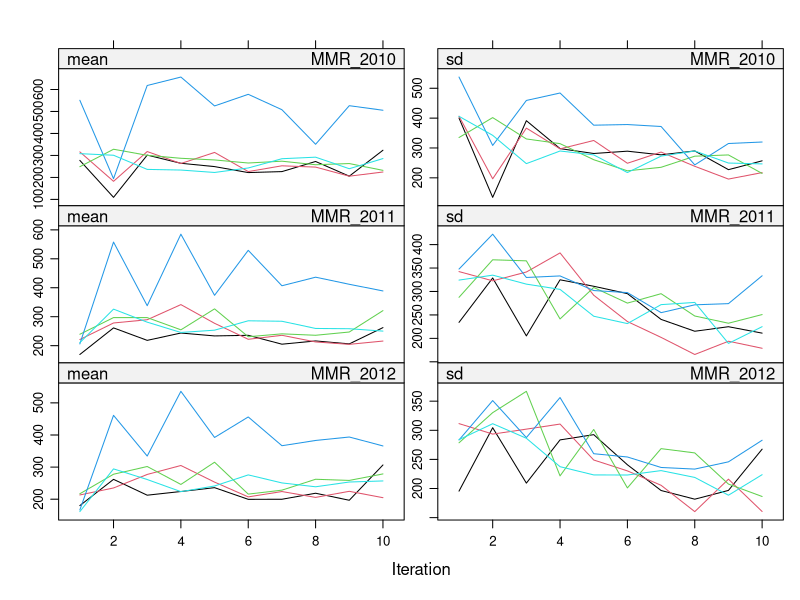
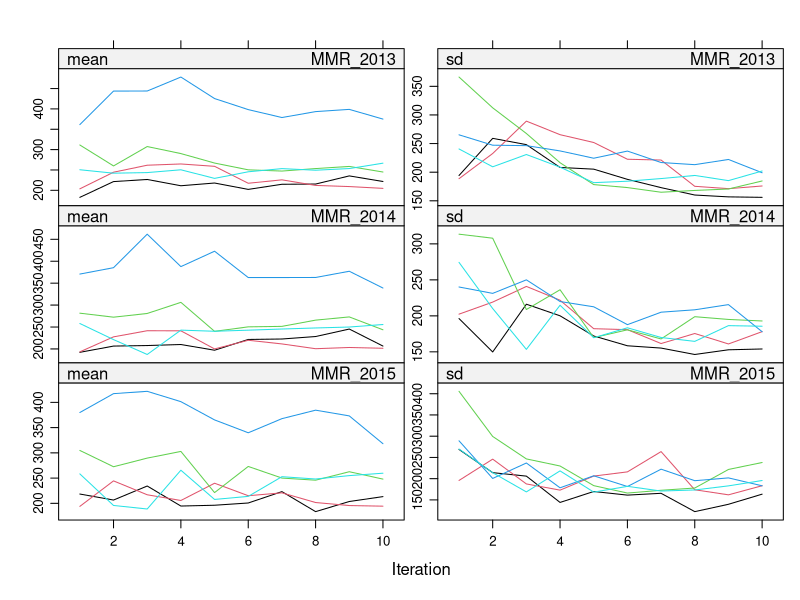
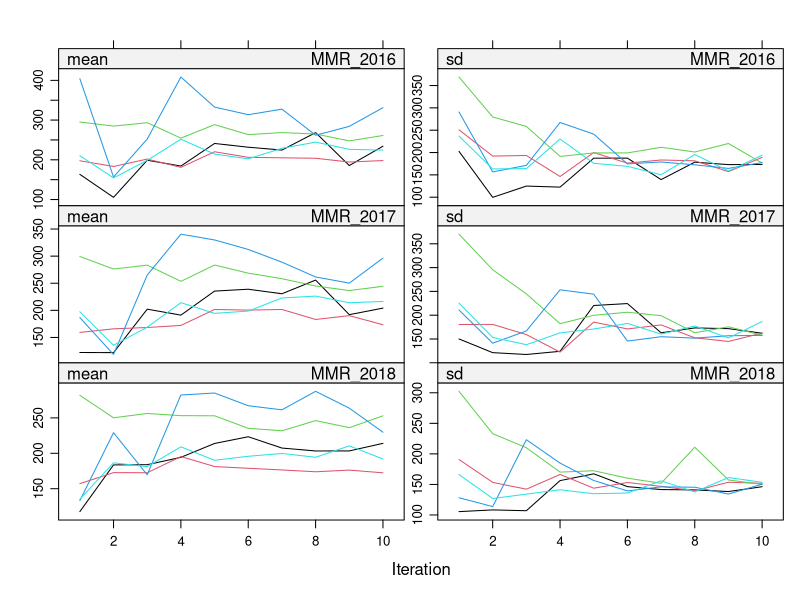
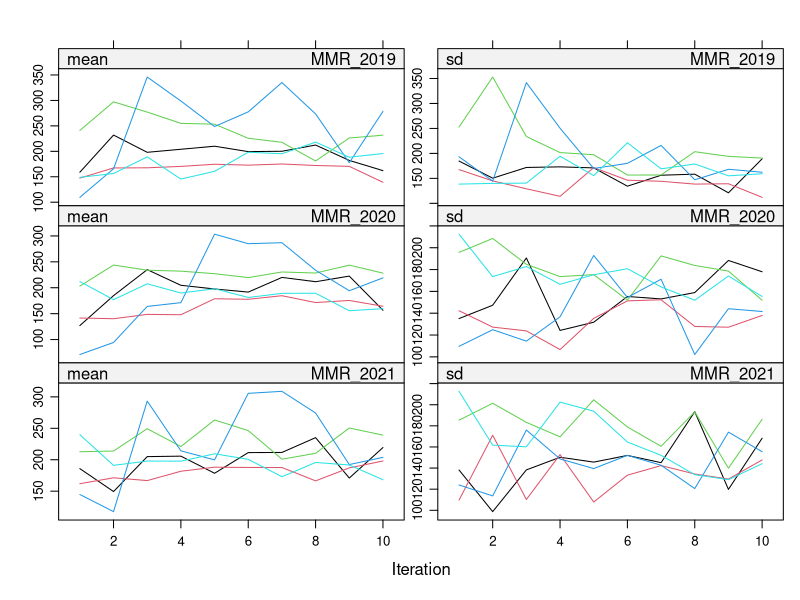
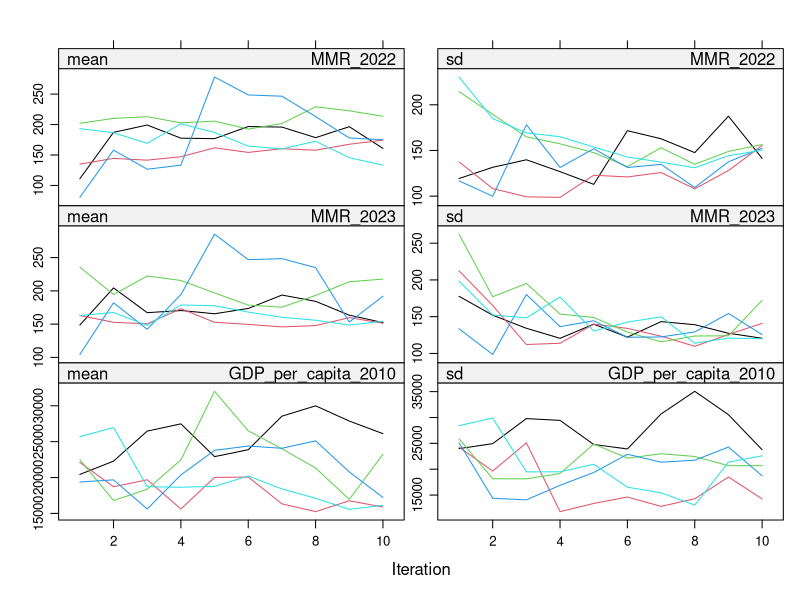
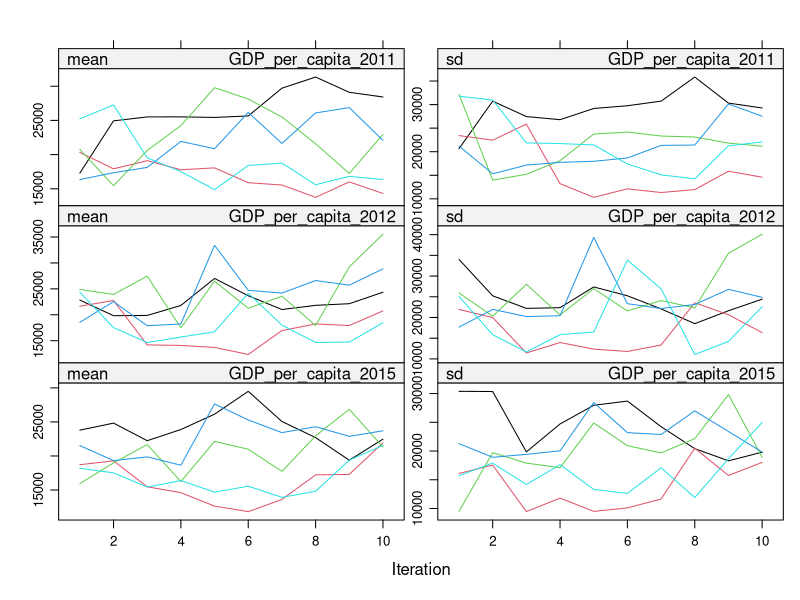
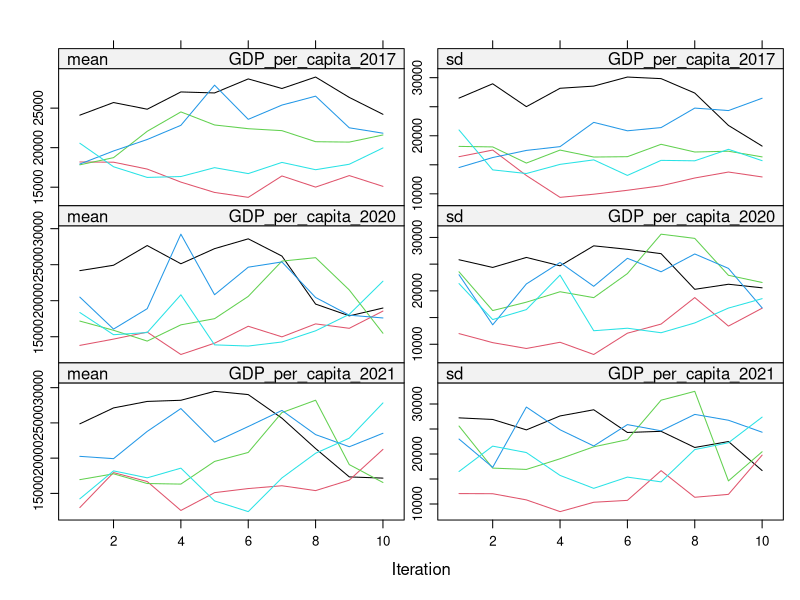
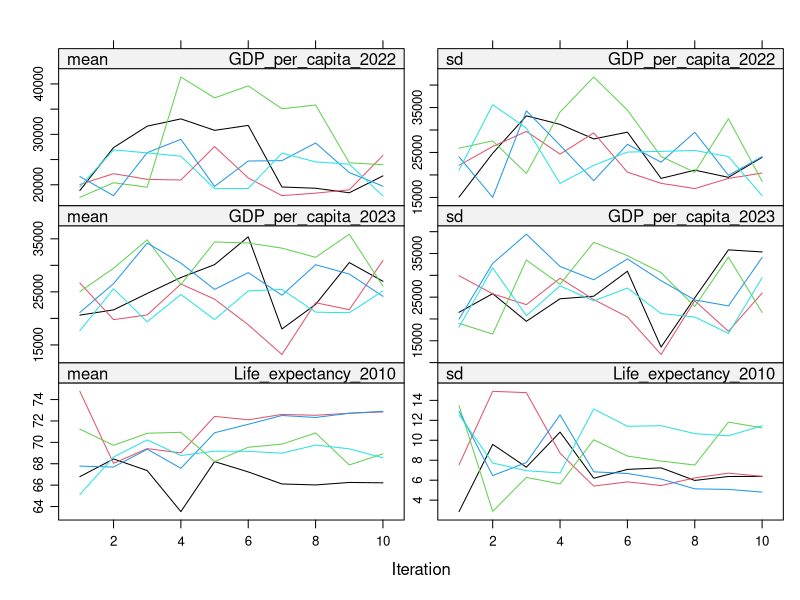

Generate these figures, in order, with R:
# MICE Imputation Script for World Bank Combined Dataset
# Author: Data Analysis Team
# Purpose: Implement Multiple Imputation by Chained Equations (MICE) for missing values
# 
# MICE is a sophisticated imputation method that:
# 1. Models relationships between variables
# 2. Creates multiple imputed datasets to capture uncertainty
# 3. Uses iterative chained equations to refine imputations
# 4. Preserves statistical properties of the original data

# Load required libraries
library(tidyverse)    # For data manipulation
library(readr)        # For reading CSV files
library(mice)         # For MICE imputation
library(VIM)          # For missing value visualization
library(corrplot)     # For correlation plots
library(reshape2)     # For data reshaping

cat("=== MICE IMPUTATION PROCESS STARTED ===\n\n")

# ===============================================================================
# STEP 1: LOAD AND PREPARE DATA
# ===============================================================================

# Load the mean imputed dataset as our base
if (!file.exists("wb_data_mean_imputed.csv")) {
  stop("Mean imputed dataset not found. Please run data cleaning first.")
}

data <- read_csv("wb_data_mean_imputed.csv", show_col_types = FALSE)
cat("Loaded dataset:", nrow(data), "rows x", ncol(data), "columns\n")

# Define key indicators for MICE imputation
key_indicators <- c(
  "Maternal mortality ratio (modeled estimate, per 100,000 live births)",
  "GDP per capita (constant 2015 US$)",
  "Population, total",
  "Infant mortality rate (per 1,000 live births)",
  "Life expectancy at birth, total (years)",
  "School enrollment, primary (% gross)",
  "Access to electricity (% of population)",
  "CO2 emissions (metric tons per capita)",
  "Urban population (% of total population)"
)

# Filter to key indicators
mice_data <- data %>%
  filter(`Series Name` %in% key_indicators) %>%
  select(`Country Name`, `Series Name`, starts_with("20"))

cat("Filtered to key indicators:", nrow(mice_data), "rows\n")
cat("Key indicators included:", length(key_indicators), "\n")

# ===============================================================================
# STEP 2: RESHAPE DATA FOR MICE
# ===============================================================================

cat("\n=== STEP 2: RESHAPING DATA FOR MICE ===\n")

# Get year columns (2010-2023)
year_cols <- names(mice_data)[grepl("^20(1[0-9]|2[0-3]) \\[YR20(1[0-9]|2[0-3])\\]$", names(mice_data))]
cat("Year columns found:", length(year_cols), "\n")

# Reshape to wide format for MICE
mice_wide <- mice_data %>%
  pivot_longer(
    cols = all_of(year_cols),
    names_to = "Year",
    values_to = "Value"
  ) %>%
  mutate(
    Year = str_extract(Year, "^20\\d{2}"),
    # Create clean series names for column names
    Series_Clean = case_when(
      str_detect(`Series Name`, "Maternal mortality") ~ "MMR",
      str_detect(`Series Name`, "GDP per capita") ~ "GDP_per_capita",
      str_detect(`Series Name`, "Population, total") ~ "Population",
      str_detect(`Series Name`, "Infant mortality") ~ "Infant_mortality",
      str_detect(`Series Name`, "Life expectancy") ~ "Life_expectancy",
      str_detect(`Series Name`, "School enrollment") ~ "School_enrollment",
      str_detect(`Series Name`, "Access to electricity") ~ "Electricity_access",
      str_detect(`Series Name`, "CO2 emissions") ~ "CO2_emissions",
      str_detect(`Series Name`, "Urban population") ~ "Urban_population",
      TRUE ~ str_replace_all(`Series Name`, "[^A-Za-z0-9]", "_")
    ),
    Series_Year = paste0(Series_Clean, "_", Year)
  ) %>%
  select(`Country Name`, Series_Year, Value) %>%
  pivot_wider(
    names_from = Series_Year,
    values_from = Value
  )

cat("Reshaped data dimensions:", nrow(mice_wide), "rows x", ncol(mice_wide), "columns\n")

# ===============================================================================
# STEP 3: PREPARE FOR MICE IMPUTATION
# ===============================================================================

cat("\n=== STEP 3: PREPARING FOR MICE IMPUTATION ===\n")

# Separate country names and numeric data
country_names <- mice_wide$`Country Name`
mice_numeric <- mice_wide %>%
  select(-`Country Name`) %>%
  mutate(across(everything(), as.numeric))

# Check missing data patterns
total_cells <- nrow(mice_numeric) * ncol(mice_numeric)
missing_cells <- sum(is.na(mice_numeric))
missing_percentage <- (missing_cells / total_cells) * 100

cat("Total cells:", total_cells, "\n")
cat("Missing cells:", missing_cells, "\n")
cat("Missing percentage:", round(missing_percentage, 2), "%\n")

# Remove columns with too many missing values (>90%)
col_missing <- mice_numeric %>%
  summarise(across(everything(), ~sum(is.na(.)) / length(.) * 100)) %>%
  pivot_longer(everything(), names_to = "Variable", values_to = "Missing_Pct")

cols_to_keep <- col_missing %>%
  filter(Missing_Pct <= 90) %>%
  pull(Variable)

mice_numeric <- mice_numeric %>%
  select(all_of(cols_to_keep))

cat("Columns after filtering (≤90% missing):", ncol(mice_numeric), "\n")

# ===============================================================================
# STEP 4: PERFORM MICE IMPUTATION
# ===============================================================================

cat("\n=== STEP 4: PERFORMING MICE IMPUTATION ===\n")

# MICE parameters
mice_m <- 5
mice_maxit <- 10
mice_seed <- 123

set.seed(mice_seed)

# Perform MICE imputation
cat("Starting MICE imputation (this may take several minutes)...\n")

start_time <- Sys.time()

mice_result <- mice(
  mice_numeric,
  m = mice_m,
  method = 'pmm',
  maxit = mice_maxit,
  seed = mice_seed,
  printFlag = TRUE
)

end_time <- Sys.time()
cat("MICE imputation completed in", round(difftime(end_time, start_time, units = "mins"), 2), "minutes\n")

# ===============================================================================
# STEP 5: SAVE INDIVIDUAL IMPUTED DATASETS
# ===============================================================================

cat("\n=== STEP 5: SAVING INDIVIDUAL IMPUTED DATASETS ===\n")

# Save individual imputed datasets
for (i in 1:mice_m) {
  # Extract imputed dataset
  imputed_data <- complete(mice_result, i)
  
  # Add country names back
  imputed_data$`Country Name` <- country_names
  
  # Reshape back to original format
  imputed_long <- imputed_data %>%
    select(`Country Name`, everything()) %>%
    pivot_longer(
      cols = -`Country Name`,
      names_to = "Series_Year",
      values_to = "Value"
    ) %>%
    separate(Series_Year, into = c("Series_Clean", "Year"), sep = "_(?=20\\d{2}$)") %>%
    mutate(
      `Series Name` = case_when(
        Series_Clean == "MMR" ~ "Maternal mortality ratio (modeled estimate, per 100,000 live births)",
        Series_Clean == "GDP_per_capita" ~ "GDP per capita (constant 2015 US$)",
        Series_Clean == "Population" ~ "Population, total",
        Series_Clean == "Infant_mortality" ~ "Infant mortality rate (per 1,000 live births)",
        Series_Clean == "Life_expectancy" ~ "Life expectancy at birth, total (years)",
        Series_Clean == "School_enrollment" ~ "School enrollment, primary (% gross)",
        Series_Clean == "Electricity_access" ~ "Access to electricity (% of population)",
        Series_Clean == "CO2_emissions" ~ "CO2 emissions (metric tons per capita)",
        Series_Clean == "Urban_population" ~ "Urban population (% of total population)",
        TRUE ~ Series_Clean
      ),
      Year_Col = paste0(Year, " [YR", Year, "]")
    ) %>%
    select(`Country Name`, `Series Name`, Year_Col, Value) %>%
    pivot_wider(
      names_from = Year_Col,
      values_from = Value
    )
  
  # Save individual dataset
  write_csv(imputed_long, paste0("wb_data_mice_imputed_", i, ".csv"))
  cat("Saved imputed dataset", i, "\n")
}

# ===============================================================================
# STEP 6: CREATE POOLED DATASET
# ===============================================================================

cat("\n=== STEP 6: CREATING POOLED DATASET ===\n")

# Create pooled estimates by averaging across all imputations
pooled_numeric <- mice_numeric
for (col in names(mice_numeric)) {
  # Get values from all imputations for this column
  col_values <- sapply(1:mice_m, function(i) complete(mice_result, i)[[col]])
  # Calculate row-wise means
  pooled_numeric[[col]] <- rowMeans(col_values, na.rm = TRUE)
}

# Add country names back
pooled_data <- pooled_numeric
pooled_data$`Country Name` <- country_names

# Reshape back to original format
pooled_long <- pooled_data %>%
  select(`Country Name`, everything()) %>%
  pivot_longer(
    cols = -`Country Name`,
    names_to = "Series_Year",
    values_to = "Value"
  ) %>%
  separate(Series_Year, into = c("Series_Clean", "Year"), sep = "_(?=20\\d{2}$)") %>%
  mutate(
    `Series Name` = case_when(
      Series_Clean == "MMR" ~ "Maternal mortality ratio (modeled estimate, per 100,000 live births)",
      Series_Clean == "GDP_per_capita" ~ "GDP per capita (constant 2015 US$)",
      Series_Clean == "Population" ~ "Population, total",
      Series_Clean == "Infant_mortality" ~ "Infant mortality rate (per 1,000 live births)",
      Series_Clean == "Life_expectancy" ~ "Life expectancy at birth, total (years)",
      Series_Clean == "School_enrollment" ~ "School enrollment, primary (% gross)",
      Series_Clean == "Electricity_access" ~ "Access to electricity (% of population)",
      Series_Clean == "CO2_emissions" ~ "CO2 emissions (metric tons per capita)",
      Series_Clean == "Urban_population" ~ "Urban population (% of total population)",
      TRUE ~ Series_Clean
    ),
    Year_Col = paste0(Year, " [YR", Year, "]")
  ) %>%
  select(`Country Name`, `Series Name`, Year_Col, Value) %>%
  pivot_wider(
    names_from = Year_Col,
    values_from = Value
  )

# Save pooled dataset
write_csv(pooled_long, "wb_data_mice_pooled.csv")
cat("Saved pooled MICE dataset\n")

# ===============================================================================
# STEP 7: CREATE DIAGNOSTIC PLOTS
# ===============================================================================

cat("\n=== STEP 7: CREATING DIAGNOSTIC PLOTS ===\n")

# Convergence plot
png("mice_convergence.png", width = 800, height = 600)
plot(mice_result)
dev.off()

# Missing data patterns
png("mice_missing_patterns.png", width = 12, height = 8, units = "in", res = 300)
VIM::aggr(mice_numeric, col = c('navyblue', 'red'), numbers = TRUE, sortVars = TRUE)
dev.off()

# Stripplot
png("mice_stripplot.png", width = 1000, height = 600)
stripplot(mice_result, pch = 20, cex = 1.2)
dev.off()

# Density plots
png("mice_density_plots.png", width = 1200, height = 800)
tryCatch({
  densityplot(mice_result)
}, error = function(e) {
  plot(1, 1, type = "n", main = "Density plot not available")
  text(1, 1, "Could not generate density plot", cex = 1.2)
})
dev.off()

cat("Diagnostic plots saved\n")

# ===============================================================================
# STEP 8: SUMMARY
# ===============================================================================

cat("\n=== STEP 8: SUMMARY ===\n")

cat("MICE Imputation Summary:\n")
cat("- Countries processed:", length(country_names), "\n")
cat("- Indicators included:", length(key_indicators), "\n")
cat("- Years covered: 2010-2023\n")
cat("- Missing percentage before MICE:", round(missing_percentage, 2), "%\n")
cat("- Number of imputed datasets:", mice_m, "\n")
cat("- Imputation method: Predictive Mean Matching (PMM)\n")

cat("\nFiles created:\n")
for (i in 1:mice_m) {
  cat("- wb_data_mice_imputed_", i, ".csv\n")
}
cat("- wb_data_mice_pooled.csv (recommended for analysis)\n")
cat("- mice_convergence.png\n")
cat("- mice_missing_patterns.png\n")
cat("- mice_stripplot.png\n")
cat("- mice_density_plots.png\n")

cat("\n=== MICE IMPUTATION PROCESS COMPLETED ===\n")
cat("Use wb_data_mice_pooled.csv for your analysis.\n")
cat("This dataset contains properly imputed values using MICE methodology.\n") 
